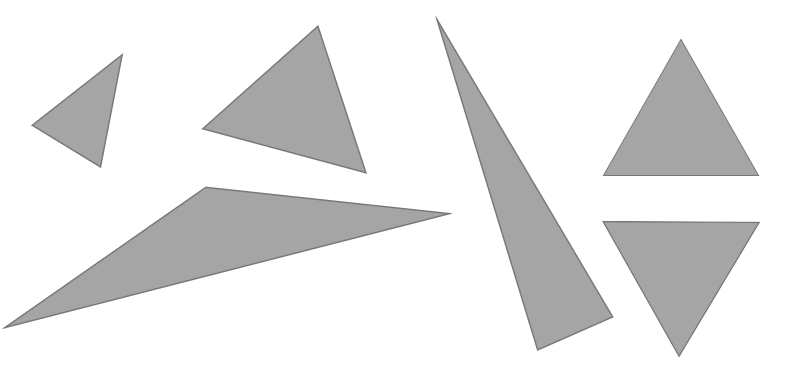
#> input picture images/Triangulos.PNG, 805 x 365 px
$ jupyter execute Trianguleros.ipynb
#> lines starting #> are read from the running program, lines starting #| are printed output that depends on the picture; after the words box and inside, x2 and y2 are one past the last pixel; in counts of white or black regions, pixels touching at a corner belong together; long printed decimals are rounded
# Segmentación de triángulos

### Alumna: Salma Patricia Gutiérrez Rivera

__1.__ Segmentar las aristas de los triángulos. En los resultados, mostrar la imagen binaria de las aristas.

[cell 1]
import matplotlib.pyplot as plt
import numpy as np
import cv2 as cv
import math
import skimage
from skimage.measure import label

[cell 2]
triangulos = cv.imread("images/Triangulos.PNG", 0)
#> triangulos is the input picture: shape (365, 805); min 120, max 255, mean 232.1

[cell 3]
fig = plt.figure(figsize = (20, 8))
fig.add_subplot(1, 1, 1)
plt.imshow(triangulos, cmap = 'gray');
plt.title("Imagen original", size = 18);

[cell 4]
bin_triang = np.where(triangulos < 170, 255, 0)
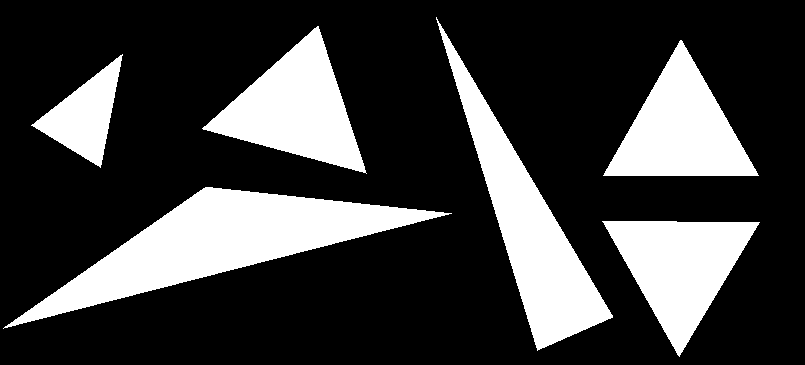
#> bin_triang: shape (365, 805) int64; 24.5% white; 6 white regions, box (x1, y1, x2, y2) and area: (3, 187, 452, 329) 20314, (436, 17, 613, 351) 14526, (202, 26, 367, 174) 11187, (603, 40, 759, 176) 10747, (602, 221, 760, 357) 10717, (31, 54, 123, 168) 4466

[cell 5]
fig = plt.figure(figsize = (20, 8))
fig.add_subplot(1, 1, 1)
plt.imshow(bin_triang, cmap = 'gray');
plt.title("Imagen binarizada", size = 18);

[cell 6]
padd_bin_triang = cv.copyMakeBorder(bin_triang, 5, 5, 5, 5, cv.BORDER_CONSTANT)
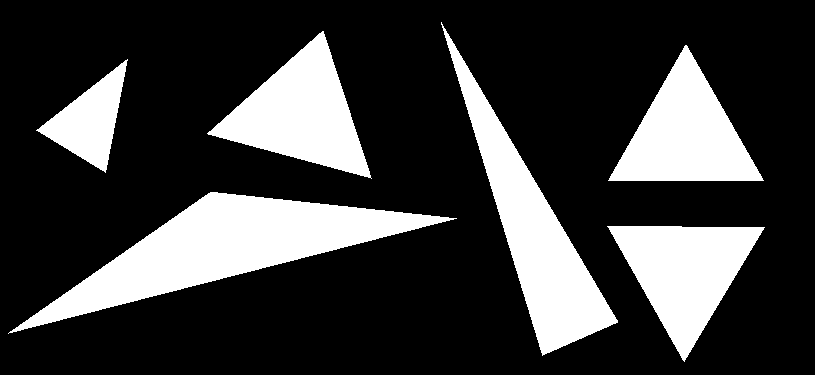
#> padd_bin_triang: shape (375, 815) int32; 23.5% white; 6 white regions, box (x1, y1, x2, y2) and area: (8, 192, 457, 334) 20314, (441, 22, 618, 356) 14526, (207, 31, 372, 179) 11187, (608, 45, 764, 181) 10747, (607, 226, 765, 362) 10717, (36, 59, 128, 173) 4466
imgu8 = np.uint8(padd_bin_triang)
contor = cv.Canny(imgu8, 50, 200, None, 3)
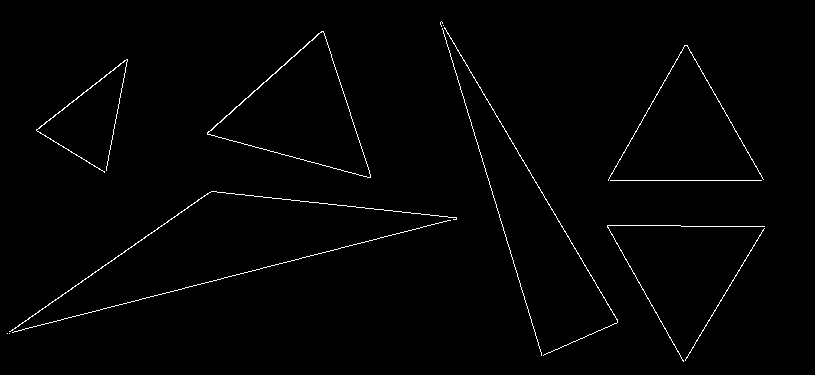
#> contor: shape (375, 815); 1.2% white in thin lines or dots, all inside (x1, y1, x2, y2) = (7, 21, 765, 362)
cv.imwrite('images/prueba.jpg', padd_bin_triang)
#> Out = True

[cell 7]
fig = plt.figure(figsize = (20, 8))
fig.add_subplot(1, 1, 1)
plt.imshow(contor, cmap = 'gray');
plt.title("Contornos de la imagen a partir del algoritmo de Canny", size = 18);

__2.__ Encontrar los modelos de las rectas que forman cada arista. Para esto, solicite un umbral que elimine a las posibles aristas de longitud menor a dicho umbral. Los parámetros que debe encontrar de cada arista son $\theta$, $\rho$ y longitud. Hacer una tabla donde cada renglón sea una arista (identifíquelas con un número) y las columnas sean los parámetros indicados.

[cell 8]
img_con_lineas = cv.cvtColor(contor, cv.COLOR_GRAY2BGR)
lineas = cv.HoughLines(contor, 1, np.pi / 180, 93, None, 0, 0)
#> lineas = 19 rows, first 8: [-414, 2.84], [277, 0.96], [168, 1.68], [323, 1.33], [180, 1.57], [-366, 2.6], [772, 0.541], [-298, 2.83]

for i in range(len(lineas)):
    rho = lineas[i][0][0]
    theta = lineas[i][0][1]
    a = math.cos(theta)
    b = math.sin(theta)
    x0 = a * rho
    y0 = b * rho
    pt1 = (int(x0 + 1000*(-b)), int(y0 + 1000*(a)))
    pt2 = (int(x0 - 1000*(-b)), int(y0 - 1000*(a)))
    cv.line(img_con_lineas, pt1, pt2, (0,0,255), 1, cv.LINE_AA)
#> this loop made 19 passes
#> (rho, theta, a, b, x0, y0, pt1, pt2) on passes 1 to 10: (-414, 2.84, -0.956, 0.292, 395.9, -121, (103, -1077), (688, 835)), (277, 0.96, 0.574, 0.819, 158.9, 226.9, (-660, 800), (978, -346)), (168, 1.68, -0.105, 0.995, -17.56, 167.1, (-1012, 62), (976, 271)), (323, 1.33, 0.242, 0.97, 78.14, 313.4, (-892, 555), (1048, 71)), (180, 1.57, -4.37e-08, 1, -7.87e-06, 180, (-1000, 179), (999, 180)), (-366, 2.6, -0.857, 0.515, 313.7, -188.5, (-201, -1045), (828, 668)), (772, 0.541, 0.857, 0.515, 661.7, 397.6, (146, 1254), (1176, -459)), (-298, 2.83, -0.951, 0.309, 283.4, -92.09, (-25, -1043), (592, 858)), (136, 0.192, 0.982, 0.191, 133.5, 25.95, (-57, 1007), (324, -955)), (238, 0.838, 0.669, 0.743, 159.3, 176.9, (-583, 845), (902, -492))
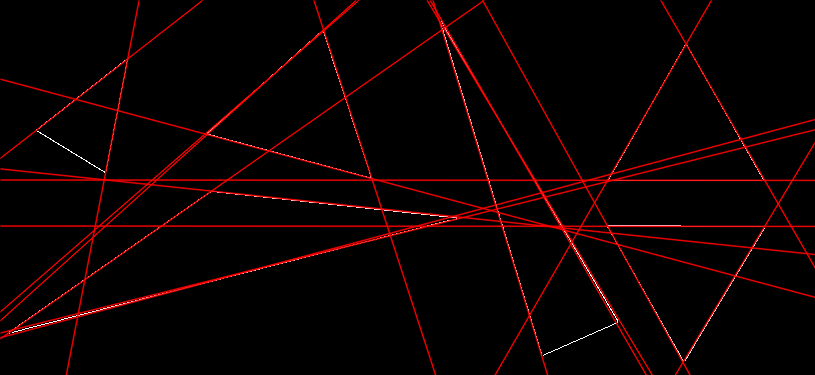
#> img_con_lineas: shape (375, 815, 3); mean B, G, R 1, 1, 11.9

[cell 9]
fig = plt.figure(figsize = (20, 8))
fig.add_subplot(1, 1, 1)
plt.imshow(img_con_lineas);
plt.title("Rectas detectadas, en azul", size = 18);

[cell 10]
print('Se detectaron', lineas.shape[0], 'rectas en la imagen')
#| Se detectaron 19 rectas en la imagen

Lo anterior indica __2 falsos negativos__ y __3 falsos positivos__, que más bien son redundancias.

[cell 11]
print("recta\tradio    ángulo")

for i in range(len(lineas)):
    rho = lineas[i][0][0]
    theta = lineas[i][0][1] * 180.0 / math.pi
    print(i, "\t", rho, "   ", theta)
#> this loop made 19 passes
#> (rho, theta) on passes 1 to 12: (-414, 163), (277, 55), (168, 96), (323, 76), (180, 90), (-366, 149), (772, 31), (-298, 162), (136, 11), (238, 48), (616, 30), (-422, 151)
#| 0 	 -414.0     163.000
#| 1 	 277.0     55.000
#| 2 	 168.0     96.000
#| 3 	 323.0     76.000
#| 4 	 180.0     90.000
#| 5 	 -366.0     149.000
#| 6 	 772.0     31.000
#| 7 	 -298.0     162.000
#> (further printed lines are left out)

[cell 12]
img_con_lineasp = cv.cvtColor(contor, cv.COLOR_GRAY2BGR)
lineas_p = cv.HoughLinesP(contor, 1, np.pi / 180, 45, None, 50, 7)
#> lineas_p = 24 rows, first 6: [7, 333, 209, 192], [440, 22, 541, 355], [211, 191, 456, 217], [444, 28, 542, 192], [607, 225, 683, 361], [608, 180, 761, 180]

l = lineas_p[23][0]
#> l = [627, 145, 684, 45]
cv.line(img_con_lineasp, (l[0], l[1]), (l[2], l[3]), (0,0,255), 1, cv.LINE_AA)
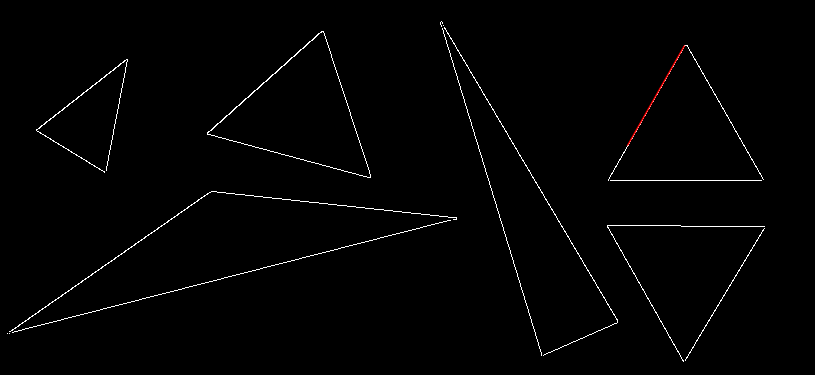
#> img_con_lineasp: shape (375, 815, 3); mean B, G, R 2.9, 2.9, 3

"""
for i in range(len(lineas_p)):
    l = lineas_p[i][0]
    cv.line(img_con_lineasp, (l[0], l[1]), (l[2], l[3]), (0,0,255), 1, cv.LINE_AA)"""

[cell 13]
fig = plt.figure(figsize = (20, 8))
fig.add_subplot(1, 1, 1)
plt.imshow(img_con_lineasp);
plt.title("Segmentos de recta detectados, en azul", size = 18);

[cell 14]
print("Se detectaron", lineas_p.shape[0], "segmentos de recta")
#| Se detectaron 24 segmentos de recta

Claramente, están algunas cortadas y las etiquetas no van a coincidir :(

[cell 15]
print("segmento\tlongitud")

for i in range(len(lineas_p)):
    l = lineas_p[i][0]
    longitud = math.sqrt((l[2] - l[0])**2 + (l[3] - l[1])**2)
    print(i, "\t", longitud)
#> this loop made 24 passes
#> (l, longitud) on passes 1 to 12: ([7, 333, 209, 192], 246.3), ([440, 22, 541, 355], 348), ([211, 191, 456, 217], 246.4), ([444, 28, 542, 192], 191), ([607, 225, 683, 361], 155.8), ([608, 180, 761, 180], 153), ([685, 360, 764, 228], 153.8), ([103, 308, 337, 249], 241.3), ([608, 179, 685, 45], 154.5), ([323, 31, 370, 176], 152.4), ([509, 138, 617, 319], 210.8), ([36, 130, 126, 59], 114.6)
#| 0 	 246.343
#| 1 	 347.980
#| 2 	 246.376
#| 3 	 191.050
#| 4 	 155.795
#| 5 	 153.0
#| 6 	 153.834
#| 7 	 241.323
#> (further printed lines are left out)

__3.__ Encontrar las aristas que son paralelas. Reporte cuántos grupos de aristas paralelas encontró y cuáles son paralelas entre ellas.

La rectas paralelas son las que tienen mismo ángulo y distinto radio. Por ahora, no voy a dar tolerancia.

[cell 16]
mp = dict()

for i in range(lineas.shape[0]):
    if lineas[i][0][1] in mp.keys():
        mp[lineas[i][0][1]][0].append(i)
        mp[lineas[i][0][1]][1] += 1
    else:
        mp[lineas[i][0][1]] = [[i], 1]
#> after the loop, mp = 17 items

ans = 0

for it in mp:
    count = mp[it][1]
    ans += (count * (count - 1)) // 2
#> this loop made 17 passes
#> (it, count, ans) on passes 1 to 12: (2.84, 1, 0), (0.96, 1, 0), (1.68, 1, 0), (1.33, 1, 0), (1.57, 2, 1), (2.6, 1, 1), (0.541, 1, 1), (2.83, 1, 1), (0.192, 1, 1), (0.838, 1, 1), (0.524, 1, 1), (2.64, 1, 1)
#> after the loop, ans = 2

print("Hay", ans, "pares de líneas paralelas.")
#| Hay 2 pares de líneas paralelas.

for trash, notrash in mp.items():
    if len(notrash[0]) > 1:
        print('Las líneas', notrash[0], 'son paralelas entre sí.')
#> this loop made 17 passes
#> (trash, notrash) on passes 1 to 12: (2.84, [[0], 1]), (0.96, [[1], 1]), (1.68, [[2], 1]), (1.33, [[3], 1]), (1.57, [[4, 18], 2]), (2.6, [[5], 1]), (0.541, [[6], 1]), (2.83, [[7], 1]), (0.192, [[8], 1]), (0.838, [[9], 1]), (0.524, [[10], 1]), (2.64, [[11], 1])
#| Las líneas [4, 18] son paralelas entre sí.
#| Las líneas [14, 17] son paralelas entre sí.

print('Estas líneas son las del primer conjunto de etiquetas.')

Debería haber tres pares de paralelas mas las redundancias, si hubiera tolerancia.

__4.__ De la lista de aristas obtenidas en el objetivo 2, agrupe aquellas que formen los triángulos observados en la imagen. Haga una tabla donde los renglones identifiquen al triángulo y las columnas (3) sean los números que identifiquen a las aristas que lo forman.

[cell 17]
from matplotlib import pyplot as plt

from skimage import data
from skimage.feature import corner_harris, corner_subpix, corner_peaks
from skimage.transform import warp, AffineTransform
from skimage.draw import ellipse

coords = corner_peaks(corner_harris(padd_bin_triang), min_distance=5)
#> coords = 3043 pairs, first value 5 to 369, second value 5 to 809
coords_subpix = corner_subpix(padd_bin_triang, coords, window_size=13)

fig, ax = plt.subplots()
ax.imshow(padd_bin_triang, cmap=plt.cm.gray)
ax.plot(coords[:, 1], coords[:, 0], color='cyan', marker='o',
        linestyle='None', markersize=6)
ax.plot(coords_subpix[:, 1], coords_subpix[:, 0], '+r', markersize=15)
#ax.axis((0, 310, 200, 0))
plt.show()
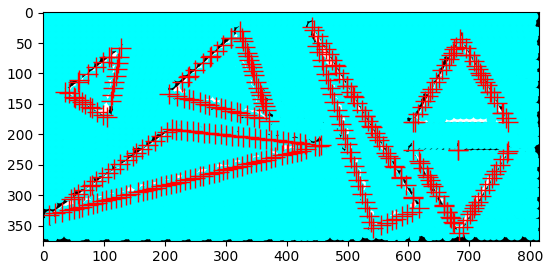
#> figure drawn by matplotlib, 1 panel

[cell 18]
import matplotlib.pyplot as plt
import matplotlib.patches as mpatches

from skimage import data
from skimage.filters import threshold_otsu
from skimage.segmentation import clear_border
from skimage.measure import label, regionprops
from skimage.morphology import closing, square
from skimage.color import label2rgb


#image = data.coins()[50:-50, 50:-50]

# apply threshold
#thresh = threshold_otsu(image)
#bw = closing(image > thresh, square(3))

# remove artifacts connected to image border
#cleared = clear_border(bw)

# label image regions
label_image = label(padd_bin_triang)
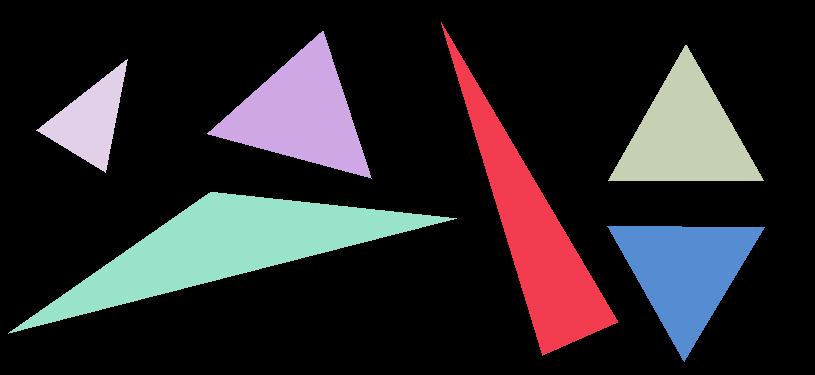
#> label_image: shape (375, 815) int64; 7 distinct labels, from 0 to 6; one colour per label, 0 black
image_label_overlay = label2rgb(label_image, image=padd_bin_triang)
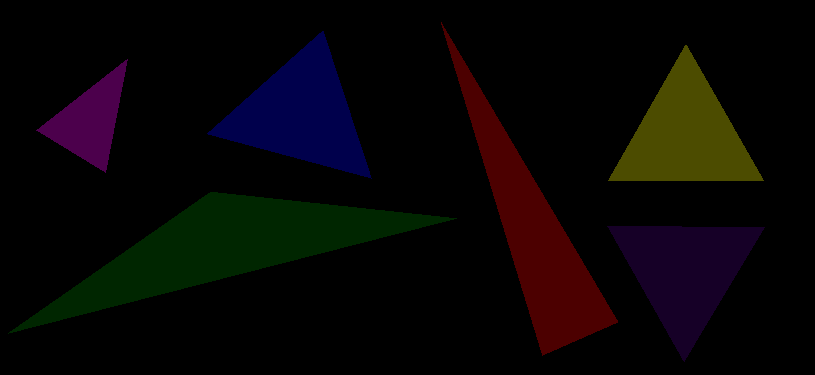
#> image_label_overlay: shape (375, 815, 3) float64; mean R, G, B 0.0323, 0.0206, 0.0207

fig, ax = plt.subplots(figsize=(10, 6))
ax.imshow(image_label_overlay)

for region in regionprops(label_image):
    # take regions with large enough areas
    if region.area >= 100:
        # draw rectangle around segmented coins
        minr, minc, maxr, maxc = region.bbox
        rect = mpatches.Rectangle((minc, minr), maxc - minc, maxr - minr,
                                  fill=False, edgecolor='red', linewidth=2)
        ax.add_patch(rect)
#> this loop made 6 passes
#> (minr, minc, maxr, maxc) on passes 1 to 6: (22, 441, 356, 618), (31, 207, 179, 372), (45, 608, 181, 764), (59, 36, 173, 128), (192, 8, 334, 457), (226, 607, 362, 765)

ax.set_axis_off()
plt.tight_layout()
plt.show()
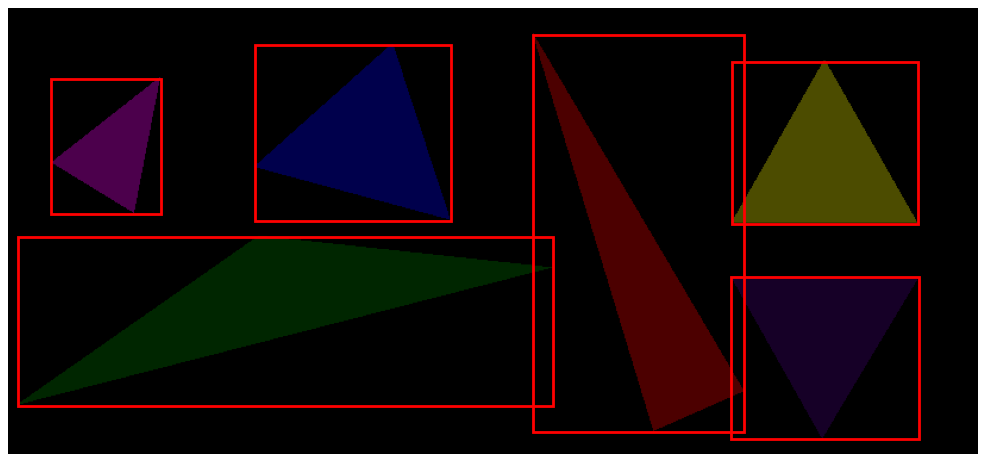
#> figure drawn by matplotlib, 1 panel

[cell 19]
print(label_image.shape, padd_bin_triang.shape)
#| (375, 815) (375, 815)

[cell 20]
font = cv.FONT_HERSHEY_SIMPLEX
#> font = 0

# org
org = (300, 50)

# fontScale
fontScale = 1

# Blue color in BGR
color = (255, 0, 0)

# Line thickness of 2 px
thickness = 2

# Using cv2.putText() method
imgconetiq = cv.putText(padd_bin_triang, 'OpenCV', org, font, fontScale, color, thickness, cv.LINE_AA)
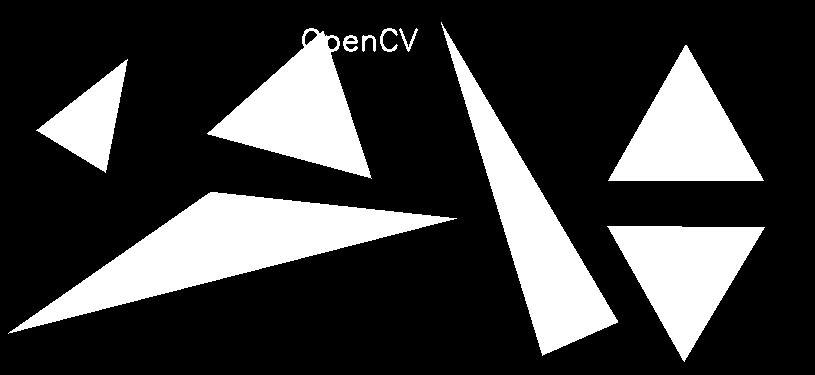
#> imgconetiq: shape (375, 815) int32; 23.8% white; 10 white regions, largest, box (x1, y1, x2, y2) and area: (8, 192, 457, 334) 20314, (441, 22, 618, 356) 14526, (207, 28, 372, 179) 11376

plt.imshow(imgconetiq)
